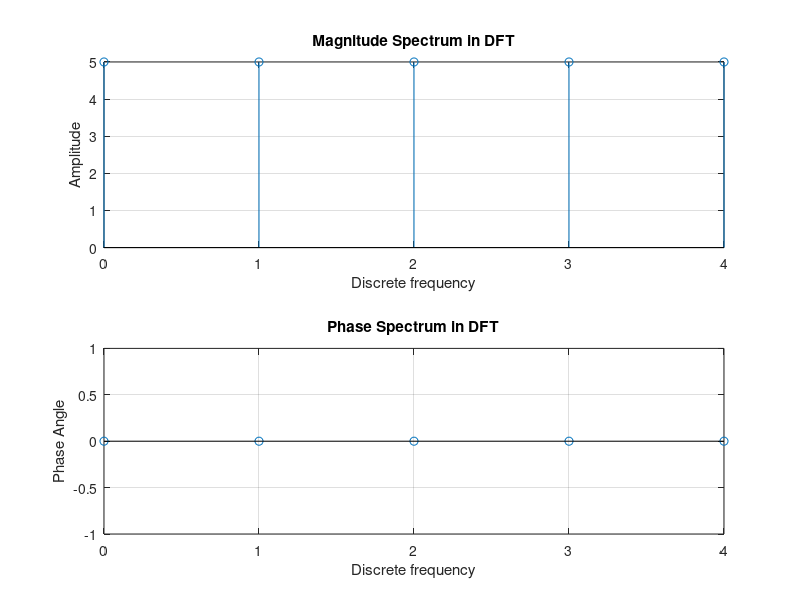

Write the MATLAB code that produced this figure.
% DFT program without function
clc;
close all;
clear all; 
x=input('Enter the sequence x= '); 
N=input('Enter the length of the DFT N= ');
len=length(x);
if N>len
    x=[x zeros(1,N-len)];
elseif N<len
    x=x(1:N);
end
i=sqrt(-1);
w=exp(-i*2*pi/N);
n=0:(N-1);
k=0:(N-1);
nk=n'*k;
W=w.^nk;
X=x*W;
disp(X);
subplot(211);
stem(k,abs(X));
title('Magnitude Spectrum in DFT');
xlabel('Discrete frequency');
ylabel('Amplitude');
grid on;
subplot(212);
stem(k,angle(X));
title('Phase Spectrum in DFT');
xlabel('Discrete frequency');
ylabel('Phase Angle');
grid on;
